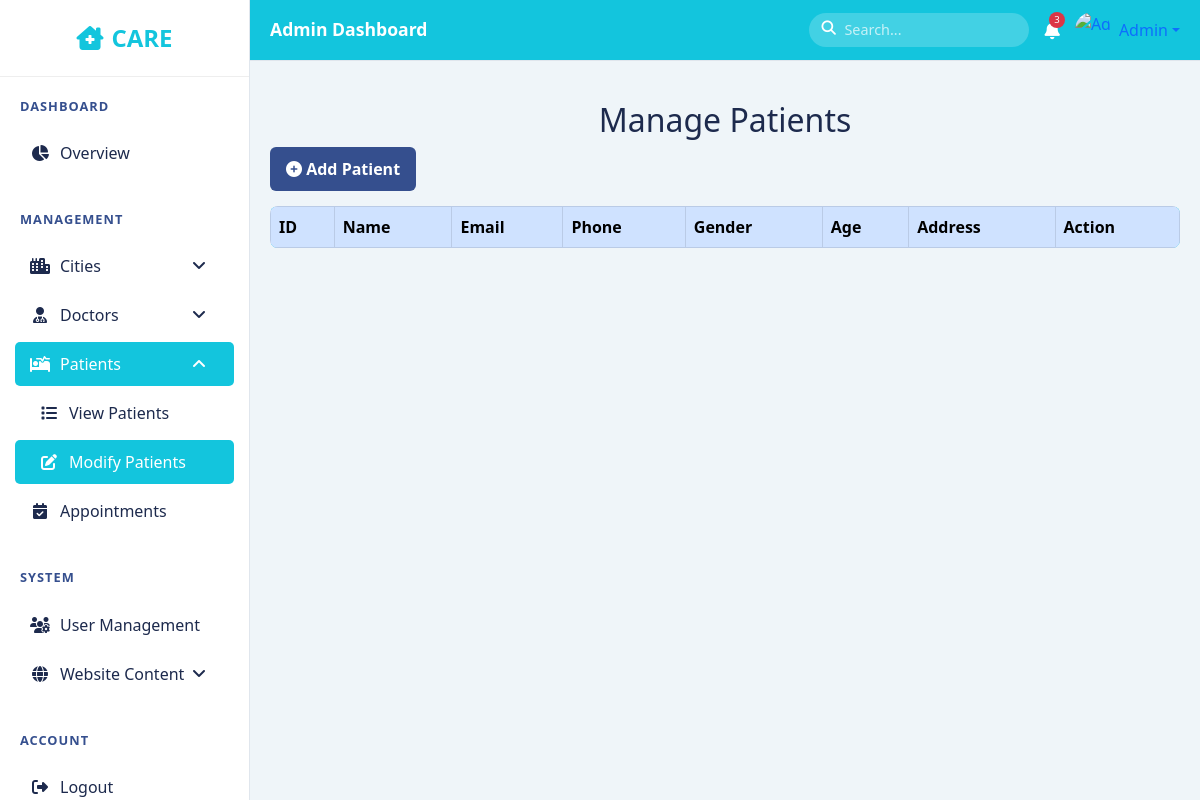
Before: /manage_patients.php with the older database file.
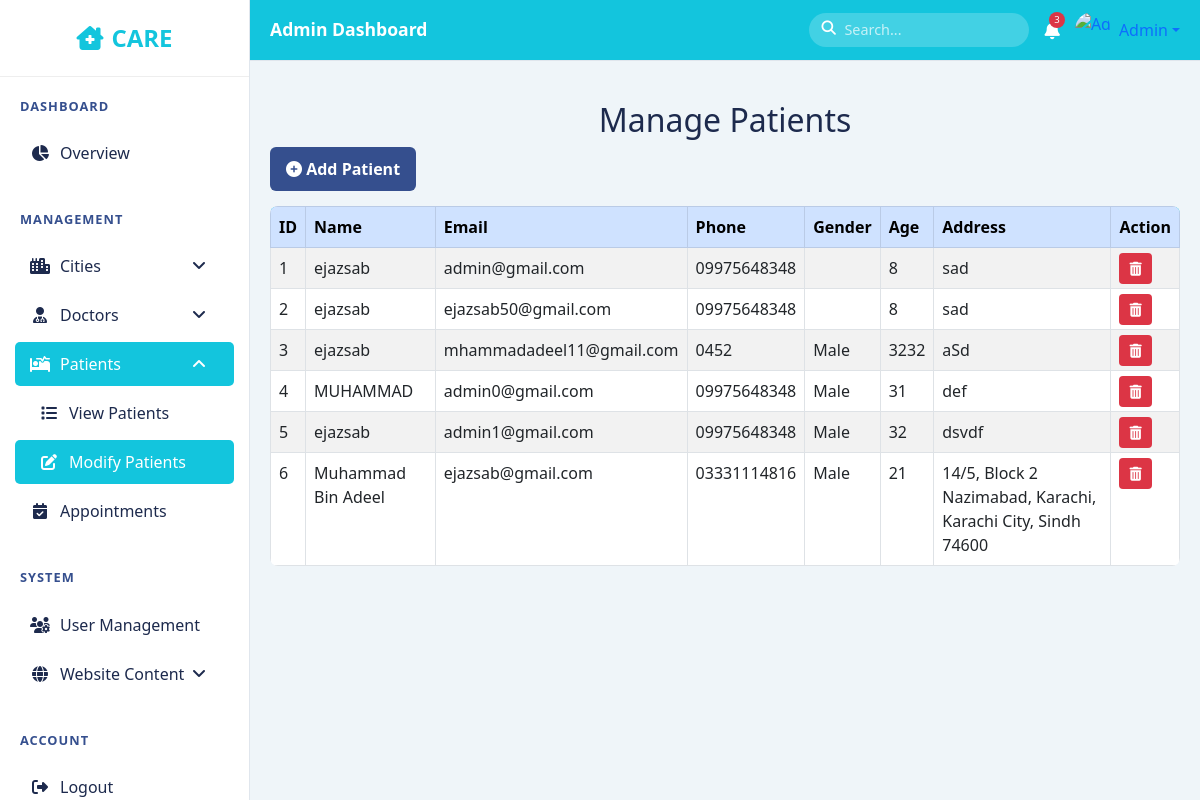
After: the same page with the newer database file.
### tables this page shows
CREATE TABLE `patients` (
  `id` int(11) NOT NULL,
  `name` varchar(100) NOT NULL,
  `email` varchar(100) NOT NULL,
  `phone` varchar(20) DEFAULT NULL,
  `gender` enum('Male','Female','Other') DEFAULT NULL,
  `age` int(11) DEFAULT NULL,
  `address` text DEFAULT NULL,
  `password` varchar(255) DEFAULT NULL,
  `created_at` timestamp NOT NULL DEFAULT current_timestamp()
);

### manage_patients.php (the view, shortened to what the changed rows need)
<?php
include("db.php");
$patients = $conn->query("SELECT * FROM patients");
?>
<!DOCTYPE html>
<html lang="en">
<head>
    <link href="https://cdn.jsdelivr.net/npm/bootstrap@5.3.0/dist/css/bootstrap.min.css" rel="stylesheet">
    <link href="https://cdnjs.cloudflare.com/ajax/libs/font-awesome/6.4.0/css/all.min.css" rel="stylesheet">
</head>
<body>
<div class="wrapper">
    <div class="main-content">
        <div class="content-wrapper">
    <h2>Manage Patients</h2>
    <div class="table-responsive">
        <table class="table table-bordered table-striped">
            <thead class="table-primary">
                <tr>
                    <th>ID</th><th>Name</th><th>Email</th><th>Phone</th>
                    <th>Gender</th><th>Age</th><th>Address</th><th>Action</th>
                </tr>
            </thead>
            <tbody>
                <?php while ($row = $patients->fetch_assoc()): ?>
                    <tr>
                        <td><?= $row['id'] ?></td>
                        <td><?= $row['name'] ?></td>
                        <td><?= $row['email'] ?></td>
                        <td><?= $row['phone'] ?></td>
                        <td><?= $row['gender'] ?></td>
                        <td><?= $row['age'] ?></td>
                        <td><?= $row['address'] ?></td>
                        <td>
                            <a href="manage_patients.php?delete=<?= $row['id'] ?>"
                               class="action-btn delete-btn"
                               onclick="return confirm('Delete this patient?')">
                               <i class="fas fa-trash-alt"></i>
                            </a>
                        </td>
                    </tr>
                <?php endwhile; ?>
            </tbody>
        </table>
    </div>
</div>
    </div>
</div>
</body>
</html>

Changed rows visible on the page:
added patients: id "1", name "ejazsab", email "admin@gmail.com", phone "09975648348", age "8", address "sad"
added patients: id "2", name "ejazsab", email "ejazsab50@gmail.com", phone "09975648348", age "8", address "sad"
added patients: id "3", name "ejazsab", email "mhammadadeel11@gmail.com", phone "0452", gender "Male", age "3232", address "aSd"
added patients: id "4", name "MUHAMMAD", email "admin0@gmail.com", phone "09975648348", gender "Male", age "31", address "def"
added patients: id "5", name "ejazsab", email "admin1@gmail.com", phone "09975648348", gender "Male", age "32", address "dsvdf"
added patients: id "6", name "Muhammad Bin Adeel", email "ejazsab@gmail.com", phone "03331114816", gender "Male", age "21", address "14/5, Block 2 Nazimabad, Karachi, Karachi City, Sindh 74600"
